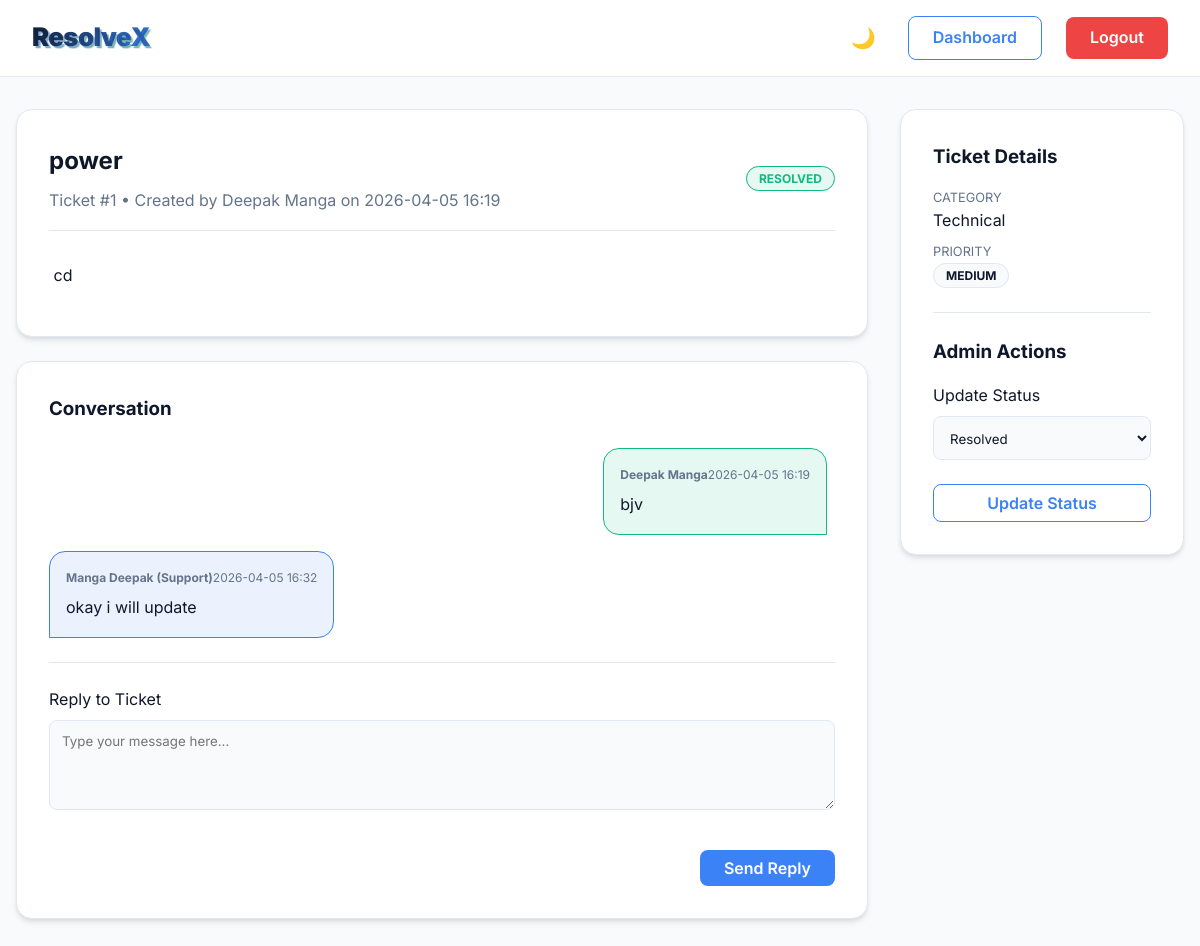
The page /ticket/1 (signed in) on the database its author committed.
### models.py (models this page shows)
class Ticket(db.Model):
    id = db.Column(db.Integer, primary_key=True)
    title = db.Column(db.String(150), nullable=False)
    description = db.Column(db.Text, nullable=False)
    category = db.Column(db.String(50), nullable=False) # Technical, Billing, etc.
    priority = db.Column(db.String(20), nullable=False) # Low, Medium, High
    status = db.Column(db.String(20), default='Open') # Open, In Progress, Resolved, Closed
    created_at = db.Column(db.DateTime, default=datetime.utcnow)
    user_id = db.Column(db.Integer, db.ForeignKey('user.id'), nullable=False)
    messages = db.relationship('Message', backref='ticket', lazy=True, cascade="all, delete-orphan")

class User(db.Model):
    id = db.Column(db.Integer, primary_key=True)
    name = db.Column(db.String(100), nullable=False)
    email = db.Column(db.String(120), unique=True, nullable=False)
    password = db.Column(db.String(255), nullable=False)
    role = db.Column(db.String(20), default='user') # 'admin' or 'user'
    tickets = db.relationship('Ticket', backref='author', lazy=True)

class Message(db.Model):
    id = db.Column(db.Integer, primary_key=True)
    message = db.Column(db.Text, nullable=False)
    timestamp = db.Column(db.DateTime, default=datetime.utcnow)
    ticket_id = db.Column(db.Integer, db.ForeignKey('ticket.id'), nullable=False)
    sender_id = db.Column(db.Integer, db.ForeignKey('user.id'), nullable=False)
    sender = db.relationship('User', backref='sent_messages')

### app.py (the view)
@app.route('/ticket/<int:ticket_id>')
@login_required
def ticket_detail(ticket_id):
    ticket = Ticket.query.get_or_404(ticket_id)
    if session.get('role') != 'admin' and ticket.user_id != session['user_id']:
        flash('Unauthorized access.', 'error')
        return redirect(url_for('dashboard'))
    messages = Message.query.filter_by(ticket_id=ticket.id).order_by(Message.timestamp.asc()).all()
    return render_template('ticket_detail.html', ticket=ticket, messages=messages)

### app.py (called while the page is built)
def login_required(f):
    @wraps(f)
    def decorated_function(*args, **kwargs):
        if 'user_id' not in session:
            flash('Please log in to access this page.', 'error')
            return redirect(url_for('index'))
        return f(*args, **kwargs)
    return decorated_function

### templates/ticket_detail.html (shortened to what this page needs)
{% extends "base.html" %}
{% block content %}
<div style="display: flex; gap: 2rem; flex-wrap: wrap;">
    <div style="flex: 3; min-width: 300px;">
        <div class="card">
            <div class="ticket-header" style="flex-wrap: wrap; gap: 1rem;">
                <div>
                    <h2 style="margin-bottom: 0.5rem">{{ ticket.title }}</h2>
                    <span class="text-muted">Ticket #{{ ticket.id }} • Created by {{ ticket.author.name }} on {{ ticket.created_at.strftime('%Y-%m-%d %H:%M') }}</span>
                </div>
                <div>
                    <span class="badge badge-{{ ticket.status|lower|replace(' ', '-') }}">{{ ticket.status }}</span>
                </div>
            </div>
            <div style="padding: 1rem 0;">
                <p style="white-space: pre-wrap;">{{ ticket.description }}</p>
            </div>
        </div>
        <div class="card">
            <h3>Conversation</h3>
            <div class="messages-container">
                {% for msg in messages %}
                <div class="message {{ 'admin' if msg.sender.role == 'admin' else 'user' }}">
                    <div class="message-meta">
                        <strong>{{ msg.sender.name }} {% if msg.sender.role == 'admin' %}(Support){% endif %}</strong>
                        <span>{{ msg.timestamp.strftime('%Y-%m-%d %H:%M') }}</span>
                    </div>
                    <div class="message-content" style="white-space: pre-wrap;">{{ msg.message }}</div>
                </div>
                {% else %}
                <p class="text-muted text-center" style="padding: 1rem;">No replies yet.</p>
                {% endfor %}
            </div>
            {% if ticket.status != 'Closed' %}
            <form action="{{ url_for('reply_ticket', ticket_id=ticket.id) }}" method="POST" style="margin-top: 1.5rem; border-top: 1px solid var(--border); padding-top: 1.5rem;">
                <div class="form-group">
                    <label for="message">Reply to Ticket</label>
                    <textarea id="message" name="message" rows="4" required placeholder="Type your message here..."></textarea>
                </div>
                <div style="text-align: right;">
                    <button type="submit" class="btn btn-primary">Send Reply</button>
                </div>
            </form>
            {% else %}
            <div class="alert alert-success" style="margin-top: 1.5rem; text-align: center;">
                This ticket has been closed. If you need further assistance, please open a new ticket.
            </div>
            {% endif %}
        </div>
    </div>
    <div style="flex: 1; min-width: 250px;">
        <div class="card" style="position: sticky; top: 80px;">
            <h3 style="margin-bottom: 1rem;">Ticket Details</h3>
            <div class="mb-2">
                <div class="text-muted" style="font-size: 0.8rem; text-transform: uppercase;">Category</div>
                <div>{{ ticket.category }}</div>
            </div>
            <div class="mb-2">
                <div class="text-muted" style="font-size: 0.8rem; text-transform: uppercase;">Priority</div>
                <div>
                    <span class="badge" style="background: var(--bg-color); border: 1px solid var(--border); color: var(--text-main);">{{ ticket.priority }}</span>
                </div>
            </div>
            {% if session.get('role') == 'admin' %}
            <hr style="border: 0; border-top: 1px solid var(--border); margin: 1.5rem 0;">
            <h3 style="margin-bottom: 1rem;">Admin Actions</h3>
            <form action="{{ url_for('update_ticket_status', ticket_id=ticket.id) }}" method="POST">
                <div class="form-group">
                    <label for="status">Update Status</label>
                    <select id="status" name="status" style="margin-bottom: 0.5rem;">
                        <option value="Resolved" {% if ticket.status == 'Resolved' %}selected{% endif %}>Resolved</option>
                    </select>
                </div>
                <button type="submit" class="btn btn-outline" style="width: 100%;">Update Status</button>
            </form>
            {% endif %}
        </div>
    </div>
</div>
{% endblock %}

### static/css/style.css (style rules this page uses)
:root { --bg-color: #f8fafc; --card-bg: #ffffff; --text-main: #0f172a; --text-muted: #64748b; --primary: #3b82f6; --primary-hover: #2563eb; --accent: #10b981; --danger: #ef4444; --warning: #f59e0b; --border: #e2e8f0; }
* { box-sizing: border-box; margin: 0; padding: 0; }
body { font-family: 'Inter', 'Segoe UI', sans-serif; background-color: var(--bg-color); color: var(--text-main); line-height: 1.6; transition: background-color 0.3s, color 0.3s; }
.btn { display: inline-block; padding: 0.5rem 1.5rem; border-radius: 0.5rem; font-weight: 600; cursor: pointer; border: none; transition: all 0.2s ease; text-align: center; font-family: inherit; font-size: 1rem; }
.btn-primary { background: var(--primary); color: white; }
.btn-outline { background: transparent; border: 1px solid var(--primary); color: var(--primary); }
.card { background: var(--card-bg); border-radius: 1rem; padding: 2rem; box-shadow: 0 4px 6px -1px rgba(0, 0, 0, 0.1), 0 2px 4px -1px rgba(0, 0, 0, 0.06); border: 1px solid var(--border); margin-bottom: 1.5rem; animation: fadeIn 0.4s ease-out; }
input, select, textarea { width: 100%; padding: 0.75rem; margin-top: 0.5rem; margin-bottom: 1rem; border: 1px solid var(--border); border-radius: 0.5rem; background: var(--bg-color); color: var(--text-main); font-family: inherit; }
.messages-container { display: flex; flex-direction: column; gap: 1rem; margin: 1.5rem 0; max-height: 500px; overflow-y: auto; padding-right: 0.5rem; }
.message { max-width: 80%; padding: 1rem; border-radius: 1rem; position: relative; }
.message.admin { align-self: flex-start; background: rgba(59, 130, 246, 0.1); border: 1px solid var(--primary); border-bottom-left-radius: 0; }
.message.user { align-self: flex-end; background: rgba(16, 185, 129, 0.1); border: 1px solid var(--accent); border-bottom-right-radius: 0; }
.message-meta { font-size: 0.75rem; color: var(--text-muted); margin-bottom: 0.5rem; display: flex; justify-content: space-between; }
.badge { padding: 0.25rem 0.75rem; border-radius: 9999px; font-size: 0.75rem; font-weight: 700; text-transform: uppercase; }
.badge-resolved { background: rgba(16, 185, 129, 0.1); color: var(--accent); border: 1px solid var(--accent); }
.form-group { margin-bottom: 1rem; }
.ticket-header { display: flex; justify-content: space-between; align-items: center; margin-bottom: 1rem; padding-bottom: 1rem; border-bottom: 1px solid var(--border); }
.text-muted { color: var(--text-muted); }
.mb-2 { margin-bottom: 0.5rem; }

### rows shown on the page
Ticket: title "power", id "1", created_at "2026-04-05 16:19", status "RESOLVED", description "cd", category "Technical", priority "MEDIUM", status "Resolved"
User: author.name "Deepak Manga"
Message: sender.name "Deepak Manga", timestamp "2026-04-05 16:19", message "bjv"
Message: sender.name "Manga Deepak", shows "(Support)", timestamp "2026-04-05 16:32", message "okay i will update"
